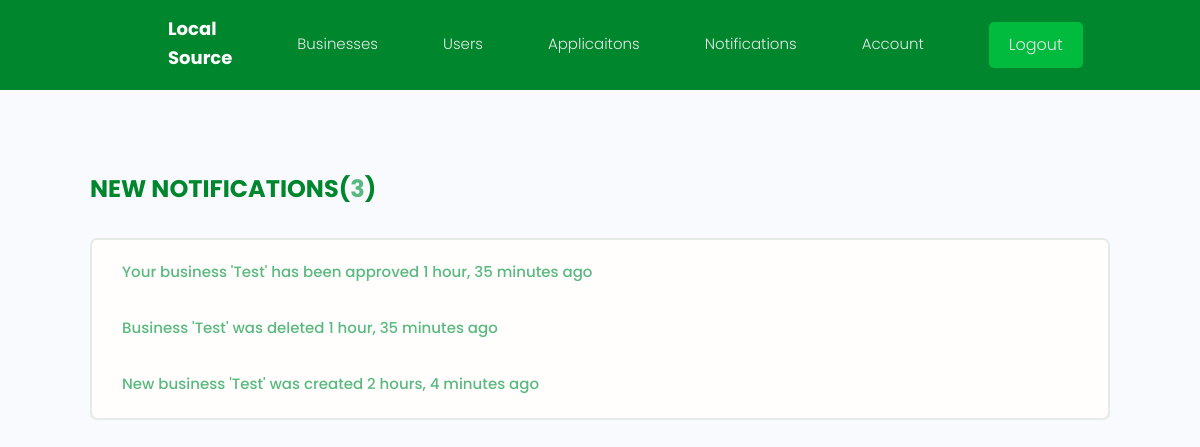
Before: /notifications (signed in) with the older database file.
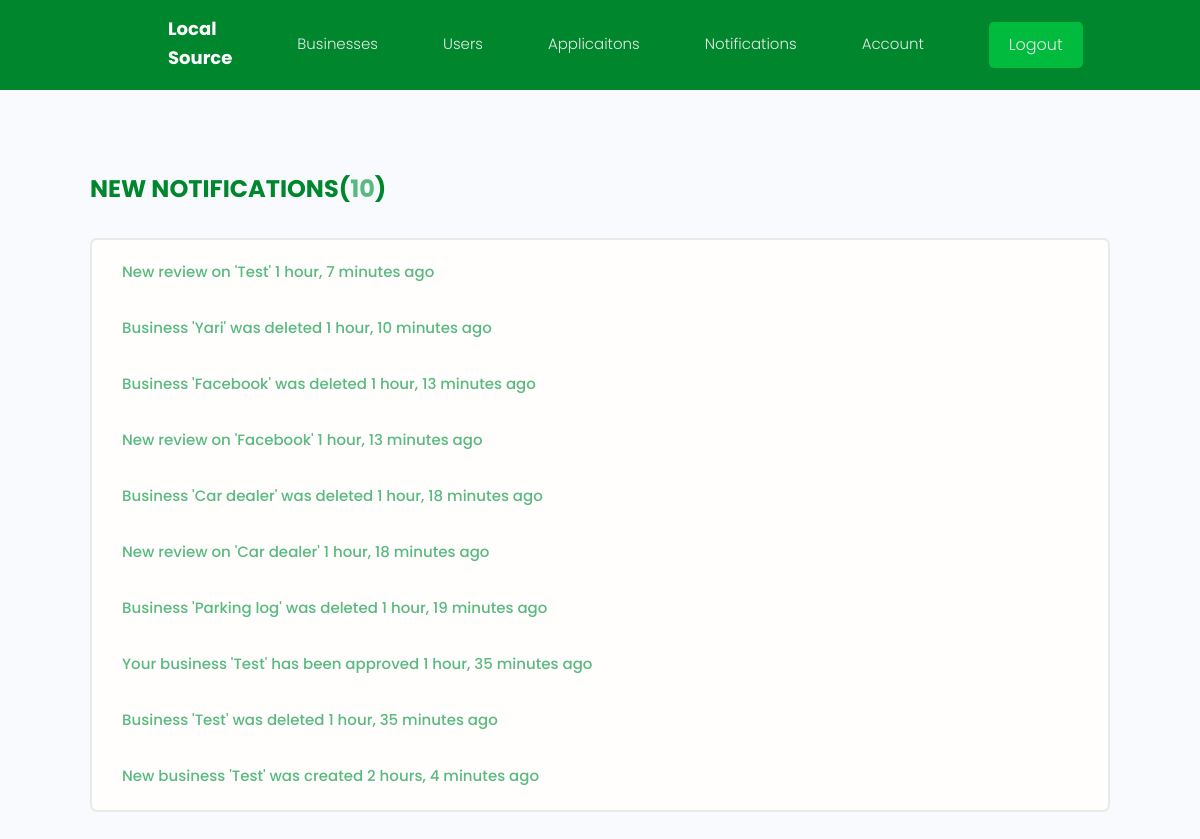
After: the same page with the newer database file.
### Business/models.py (models this page shows, shortened)
class Notification(models.Model):
    NOTIFICATION_TYPES = (
        ('business_application', 'Business Application'),
        ('review_added', 'Review Added'),
        ('business_approved', 'Business Approved'),
        ('business_declined', 'Business Declined'),
    )
    recipient = models.ForeignKey(Profile, on_delete=models.CASCADE, related_name='notifications')
    message = models.CharField(max_length=255)
    notification_type = models.CharField(max_length=50, choices=NOTIFICATION_TYPES)
    is_read = models.BooleanField(default=False)
    created = models.DateTimeField(auto_now_add=True)
    id = models.UUIDField(primary_key=True, default=uuid.uuid4, editable=False, unique=True)

### Business/views.py (the view)
# urls.py: path('notifications', views.notifications, name="notifications"),
@login_required(login_url="login")
def notifications(request):
    page = 'notifications'
    profile = request.user.profile
    admin = profile.is_admin = True
    notifications = request.user.profile.notifications.order_by("-created")
    context = {'page':page, 'profile':profile, 'admin':admin, 'notifications':notifications}
    return render(request, "business/notifications.html", context)

### Business/templates/Business/notifications.html (shortened to what this page needs)
{% extends 'main.html' %}
{% block content %}
<main class="inbox my-xl">
  <div class="content-box">
    <h3 class="inbox__title">New Notifications(<span>{{notifications.count}}</span>)</h3>
    {% if notifications %}
        <ul class="messages">
            {% for notification in notifications %}
            <li class="unread" style="padding:15px 0px; ">
                {% if notification.notification_type == "business_created" %}
                    <a href="{% url 'pending-applications' %}">
                        {{ notification.message }}
                    <small>{{ notification.created|timesince }} ago</small>
                    </a>
                {% elif notification.notification_type == "review_added" %}
                    <a>
                        {{ notification.message }}
                    <small>{{ notification.created|timesince }} ago</small>
                    </a>
                {% else %}
                <a>
                    {{ notification.message }}
                    <small>{{ notification.created|timesince }} ago</small>
                </a>
                {% endif %}
        </li>
        {% endfor %}
        </ul>
    {% endif %}
  </div>
</main>
{% endblock content %}

Changed rows visible on the page:
added Notification: message "New review on 'Test'", created "1 hour, 7 minutes"
added Notification: message "Business 'Yari' was deleted", created "1 hour, 10 minutes"
added Notification: message "Business 'Facebook' was deleted", created "1 hour, 13 minutes"
added Notification: message "New review on 'Facebook'", created "1 hour, 13 minutes"
added Notification: message "Business 'Car dealer' was deleted", created "1 hour, 18 minutes"
added Notification: message "New review on 'Car dealer'", created "1 hour, 18 minutes"
added Notification: message "Business 'Parking log' was deleted", created "1 hour, 19 minutes"
Other visible differences:
{{ notifications.count }}: "3" → "10"
